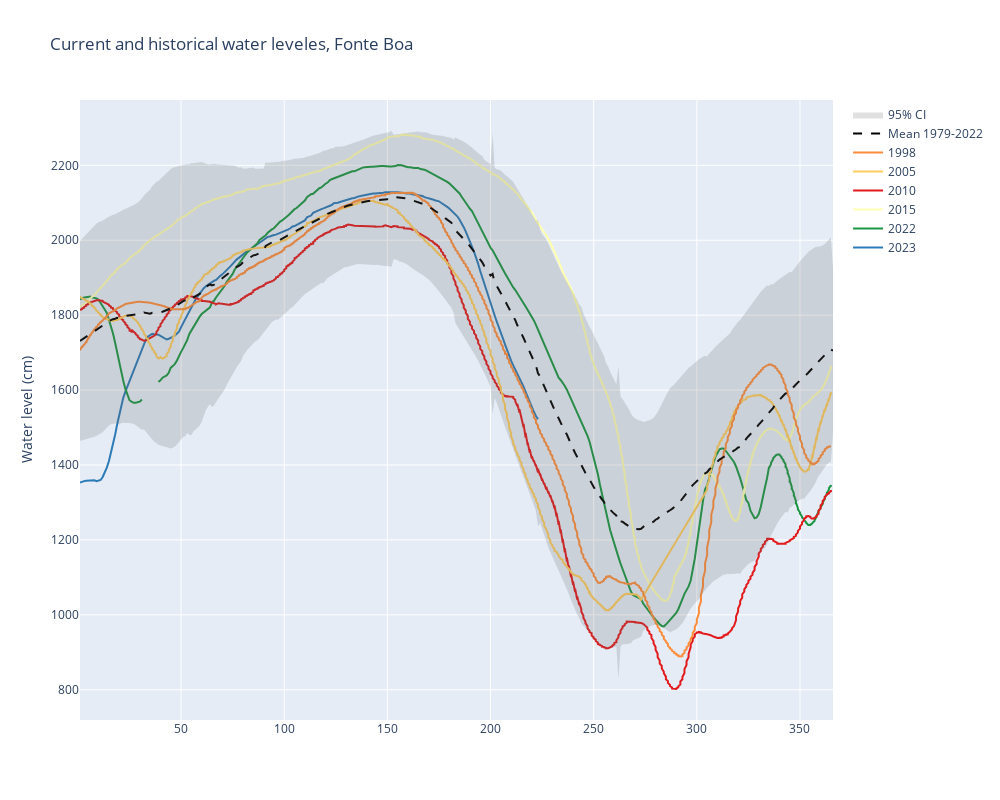

Notebook code cell kept with this figure:
### Code cell
fig = go.Figure([
    go.Scatter(
        name='2023',
        x=aggData['Doy'],
        y=aggData['Nivel'],
        mode='lines',
        line=dict(color='#2c7bb6'),
    ),
    go.Scatter(
        name='2022',
        x=doy2022['Doy'],
        y=doy2022['Nivel'],
        mode='lines',
        line=dict(color='#1a9641'),
    ),
    go.Scatter(
        name='2015',
        x=doy2015['Doy'],
        y=doy2015['Nivel'],
        mode='lines',
        line=dict(color='#ffffb2'),
    ),
        go.Scatter(
        name='2010',
        x=doy2010['Doy'],
        y=doy2010['Nivel'],
        mode='lines',
        line=dict(color='#e31a1c'),
    ),
        go.Scatter(
        name='2005',
        x=doy2005['Doy'],
        y=doy2005['Nivel'],
        mode='lines',
        line=dict(color='#fecc5c'),
    ),
                go.Scatter(
        name='1998',
        x=doy1998['Doy'],
        y=doy1998['Nivel'],
        mode='lines',
        line=dict(color='#fd8d3c'),
    ),
    go.Scatter(
        name='Mean 1979-2022',
        x=doyMean['Doy'],
        y=doyMean['mean'],
        mode='lines',
        line=dict(color='rgb(0, 0, 0)', dash='dash'),
    ),
    go.Scatter(
        name='97.5% Quantile',
        x=doySD['Doy'],
        y=doyMean['mean'] + 1.96 * doySD['std'],
        mode='lines',
        marker=dict(color="#444"),
        line=dict(width=0),
        showlegend=False
    ),
    go.Scatter(
        name='95% CI',
        x=doySD['Doy'],
        y=doyMean['mean'] - 1.96 * doySD['std'],
        marker=dict(color="#444"),
        line=dict(width=0),
        mode='lines',
        fillcolor='rgba(100, 100, 100, 0.2)',
        fill='tonexty',
         #showlegend=False
    )
])
fig.update_layout(
    yaxis_title='Water level (cm)',
    title='Current and historical water leveles, Fonte Boa',
    width=1000,
    height=800,
)
fig.show()

### Figure 1 — Plotly figure (JSON) as saved in the notebook; plotly's stock layout.template omitted (floating-point values rounded to 4 significant figures; data arrays with more than 128 entries replaced by an {"elided": "..."} marker saying what was removed)
{"data": [{"line": {"color": "#2c7bb6"}, "mode": "lines", "name": "2023", "type": "scatter", "x": {"elided": "223 int values"}, "y": {"elided": "223 int values"}}, {"line": {"color": "#1a9641"}, "mode": "lines", "name": "2022", "type": "scatter", "x": {"elided": "427 int values"}, "y": {"elided": "427 int values"}}, {"line": {"color": "#ffffb2"}, "mode": "lines", "name": "2015", "type": "scatter", "x": {"elided": "1095 int values"}, "y": {"elided": "1095 int values"}}, {"line": {"color": "#e31a1c"}, "mode": "lines", "name": "2010", "type": "scatter", "x": {"elided": "730 int values"}, "y": {"elided": "730 int values"}}, {"line": {"color": "#fecc5c"}, "mode": "lines", "name": "2005", "type": "scatter", "x": {"elided": "668 int values"}, "y": {"elided": "668 int values"}}, {"line": {"color": "#fd8d3c"}, "mode": "lines", "name": "1998", "type": "scatter", "x": {"elided": "730 int values"}, "y": {"elided": "730 int values"}}, {"line": {"color": "rgb(0, 0, 0)", "dash": "dash"}, "mode": "lines", "name": "Mean 1979-2022", "type": "scatter", "x": {"elided": "366 int values"}, "y": {"elided": "366 float values"}}, {"line": {"width": 0}, "marker": {"color": "#444"}, "mode": "lines", "name": "97.5% Quantile", "showlegend": false, "type": "scatter", "x": {"elided": "366 int values"}, "y": {"elided": "366 float values"}}, {"fill": "tonexty", "fillcolor": "rgba(100, 100, 100, 0.2)", "line": {"width": 0}, "marker": {"color": "#444"}, "mode": "lines", "name": "95% CI", "type": "scatter", "x": {"elided": "366 int values"}, "y": {"elided": "366 float values"}}], "layout": {"height": 800, "title": {"text": "Current and historical water leveles, Fonte Boa"}, "width": 1000, "yaxis": {"title": {"text": "Water level (cm)"}}}}
